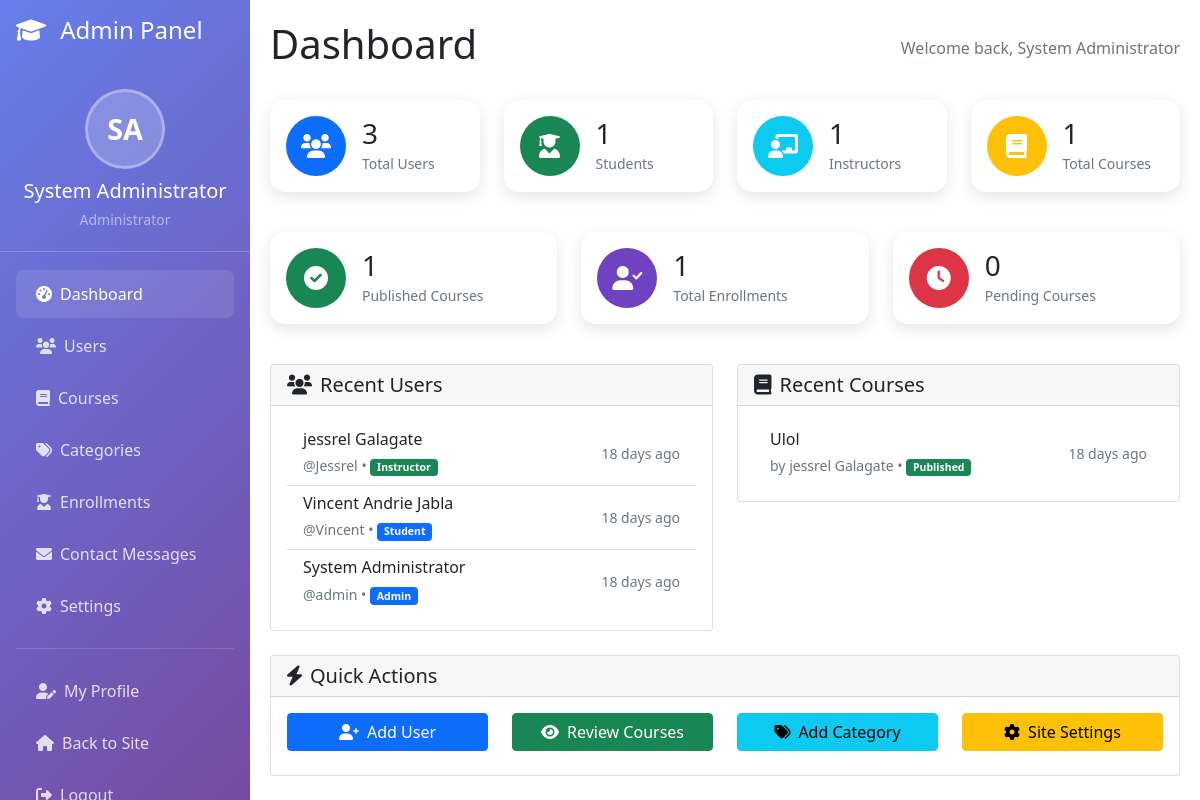
/admin/index.php (signed in), run on the app's committed database.
### tables this page shows
CREATE TABLE `users` (
  `id` int(11) NOT NULL,
  `username` varchar(50) NOT NULL,
  `email` varchar(100) NOT NULL,
  `password` varchar(255) NOT NULL,
  `first_name` varchar(50) NOT NULL,
  `last_name` varchar(50) NOT NULL,
  `role` enum('student','instructor','admin') DEFAULT 'student',
  `profile_image` varchar(255) DEFAULT NULL,
  `bio` text DEFAULT NULL,
  `phone` varchar(20) DEFAULT NULL,
  `date_of_birth` date DEFAULT NULL,
  `instructor_rating_average` decimal(3,2) DEFAULT 0.00,
  `instructor_rating_count` int(11) DEFAULT 0,
  `is_active` tinyint(1) DEFAULT 1,
  `email_verified` tinyint(1) DEFAULT 0,
  `created_at` timestamp NOT NULL DEFAULT current_timestamp(),
  `updated_at` timestamp NOT NULL DEFAULT current_timestamp() ON UPDATE current_timestamp()
);

CREATE TABLE `courses` (
  `id` int(11) NOT NULL,
  `title` varchar(200) NOT NULL,
  `description` text NOT NULL,
  `short_description` varchar(500) DEFAULT NULL,
  `instructor_id` int(11) NOT NULL,
  `category_id` int(11) NOT NULL,
  `price` decimal(10,2) DEFAULT 0.00,
  `is_free` tinyint(1) DEFAULT 1,
  `thumbnail` varchar(255) DEFAULT NULL,
  `video_preview` varchar(255) DEFAULT NULL,
  `level` enum('beginner','intermediate','advanced') DEFAULT 'beginner',
  `duration_hours` int(11) DEFAULT 0,
  `language` varchar(50) DEFAULT 'English',
  `requirements` text DEFAULT NULL,
  `what_you_learn` text DEFAULT NULL,
  `is_published` tinyint(1) DEFAULT 0,
  `is_featured` tinyint(1) DEFAULT 0,
  `enrollment_count` int(11) DEFAULT 0,
  `rating_average` decimal(3,2) DEFAULT 0.00,
  `rating_count` int(11) DEFAULT 0,
  `created_at` timestamp NOT NULL DEFAULT current_timestamp(),
  `updated_at` timestamp NOT NULL DEFAULT current_timestamp() ON UPDATE current_timestamp()
);

### admin/index.php (the view, shortened to what the rows shown need)
<?php
require_once __DIR__ . '/../classes/User.php';
try {
    $database = new Database();
    $conn = $database->getConnection();
    $query = "SELECT id, username, first_name, last_name, email, role, created_at
              FROM users
              ORDER BY created_at DESC
              LIMIT 5";
    $stmt = $conn->prepare($query);
    $stmt->execute();
    $recent_users = $stmt->fetchAll(PDO::FETCH_ASSOC);
    $query = "SELECT c.id, c.title, c.is_published, c.created_at,
                     u.first_name, u.last_name
              FROM courses c
              LEFT JOIN users u ON c.instructor_id = u.id
              ORDER BY c.created_at DESC
              LIMIT 5";
    $stmt = $conn->prepare($query);
    $stmt->execute();
    $recent_courses = $stmt->fetchAll(PDO::FETCH_ASSOC);
} catch (Exception $e) {
    $stats = [];
    $recent_users = [];
    $recent_courses = [];
}
?>
<!DOCTYPE html>
<html lang="en">
<head>
    <link href="https://cdn.jsdelivr.net/npm/bootstrap@5.1.3/dist/css/bootstrap.min.css" rel="stylesheet">
    <link href="https://cdnjs.cloudflare.com/ajax/libs/font-awesome/6.0.0/css/all.min.css" rel="stylesheet">
</head>
<body>
    <?php include 'includes/sidebar.php'; ?>
    <div class="main-content">
        <div class="d-flex justify-content-between align-items-center mb-4">
            <h1>Dashboard</h1>
        </div>
        <div class="row">
            <div class="col-lg-6">
                <div class="card">
                    <div class="card-body">
                        <?php if (!empty($recent_users)): ?>
                            <div class="list-group list-group-flush">
                                <?php foreach ($recent_users as $user): ?>
                                    <div class="list-group-item d-flex justify-content-between align-items-center">
                                        <div>
                                            <h6 class="mb-1"><?php echo htmlspecialchars($user['first_name'] . ' ' . $user['last_name']); ?></h6>
                                            <small class="text-muted">
                                                @<?php echo htmlspecialchars($user['username']); ?> •
                                                <span class="badge bg-<?php echo $user['role'] === 'instructor' ? 'success' : 'primary'; ?>">
                                                    <?php echo ucfirst($user['role']); ?>
                                                </span>
                                            </small>
                                        </div>
                                        <small class="text-muted"><?php echo timeAgo($user['created_at']); ?></small>
                                    </div>
                                <?php endforeach; ?>
                            </div>
                        <?php else: ?>
                            <p class="text-muted text-center">No recent users found.</p>
                        <?php endif; ?>
                    </div>
                </div>
            </div>
            <div class="col-lg-6">
                <div class="card">
                    <div class="card-body">
                        <?php if (!empty($recent_courses)): ?>
                            <div class="list-group list-group-flush">
                                <?php foreach ($recent_courses as $course): ?>
                                    <div class="list-group-item d-flex justify-content-between align-items-center">
                                        <div>
                                            <h6 class="mb-1"><?php echo htmlspecialchars($course['title']); ?></h6>
                                            <small class="text-muted">
                                                by <?php echo htmlspecialchars($course['first_name'] . ' ' . $course['last_name']); ?> •
                                                <span class="badge bg-<?php echo $course['is_published'] ? 'success' : 'warning'; ?>">
                                                    <?php echo $course['is_published'] ? 'Published' : 'Draft'; ?>
                                                </span>
                                            </small>
                                        </div>
                                        <small class="text-muted"><?php echo timeAgo($course['created_at']); ?></small>
                                    </div>
                                <?php endforeach; ?>
                            </div>
                        <?php else: ?>
                            <p class="text-muted text-center">No recent courses found.</p>
                        <?php endif; ?>
                    </div>
                </div>
            </div>
        </div>
    </div>
</body>
</html>

### admin/includes/sidebar.php (shortened to what the rows shown need)
<?php
if (!isset($admin_user)) {
    $admin_user = new User();
    $admin_user->getUserById($_SESSION['user_id']);
}
?>
<div class="sidebar position-fixed" style="width: 250px; z-index: 1000; height: 100vh; overflow-y: auto;">
    <div class="admin-profile">
        <div class="admin-initials" style="display: none;">
            <?php echo strtoupper(substr($admin_user->first_name, 0, 1) . substr($admin_user->last_name, 0, 1)); ?>
        </div>
        <h5 class="text-white mb-1 mt-2"><?php echo htmlspecialchars($admin_user->first_name . ' ' . $admin_user->last_name); ?></h5>
        <small class="text-white-50">Administrator</small>
    </div>
</div>

### data on the page
users: first_name+last_name "SA", first_name+last_name "System Administrator", username "admin", role "Admin", created_at "18 days ago"
users: first_name+last_name "jessrel Galagate", username "Jessrel", role "Instructor", created_at "18 days ago"
users: first_name+last_name "Vincent Andrie Jabla", username "Vincent", role "Student", created_at "18 days ago"
courses: title "Ulol", instructor.last_name "jessrel Galagate", is_published "Published", created_at "18 days ago"

### other printed values
$_SESSION['user_name'] "System Administrator"
$stats['total_users'] "3"
$stats['total_students'] "1"
$stats['total_instructors'] "1"
$stats['total_courses'] "1"
$stats['published_courses'] "1"
$stats['total_enrollments'] "1"
